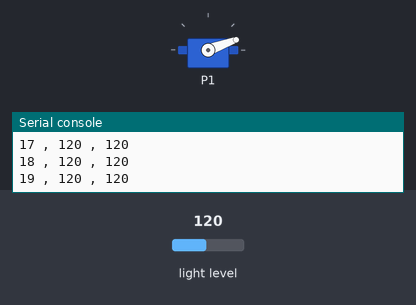
The program below on a simulated BBC micro:bit (MakeCode). Shown: servo, the last lines printed to the serial console. The test bench sets the inputs (shaded band); at power-on: light level 120.

Above: at 2.08 s.
At 10.21 s:
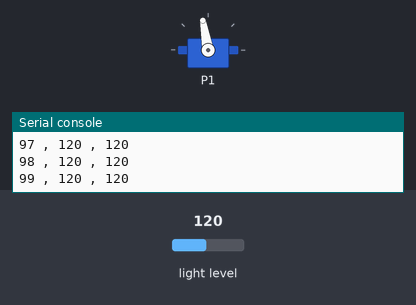
At 18.4 s:
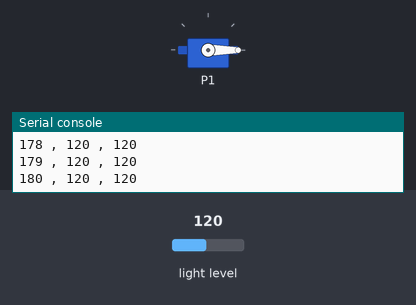
At 39.94 s:
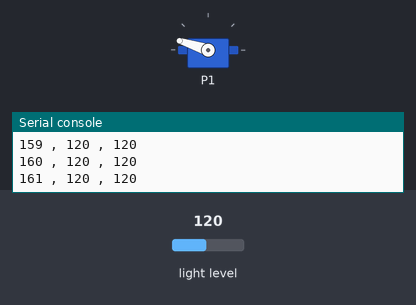
Timing chart, 0 to 40.0 s (numbered marks = the images above):
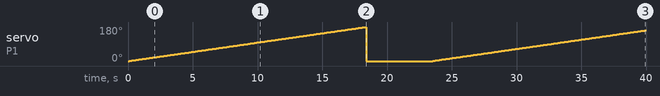

Measured:
- by itself, servo on P1: 0° → 1° at 0.10 s, → 2° 0.10 s later, → 3° 0.10 s later, → 4° 0.10 s later, … (344 changes in this stretch)

The program:

main.ts
```typescript
let intensité = 0
let angle_max = 0
let intensité_max = 0
let angle = 0
pins.servoWritePin(AnalogPin.P1, 0)
serial.redirectToUSB()
basic.forever(function () {
    intensité_max = 0
    angle_max = 0
    for (let angle = 0; angle <= 180; angle++) {
        pins.servoWritePin(AnalogPin.P1, angle)
        basic.pause(100)
        intensité = input.lightLevel()
        serial.writeLine("" + angle + " , " + intensité + " , " + intensité_max)
        if (intensité > intensité_max) {
            angle_max = angle
            intensité_max = intensité
        }
    }
    pins.servoWritePin(AnalogPin.P1, angle_max)
    basic.pause(5000)
})
```

test.ts
```typescript
// les tests vont ici ; cela ne sera pas compilé si ce paquet est utilisé en tant qu'extension.
```
